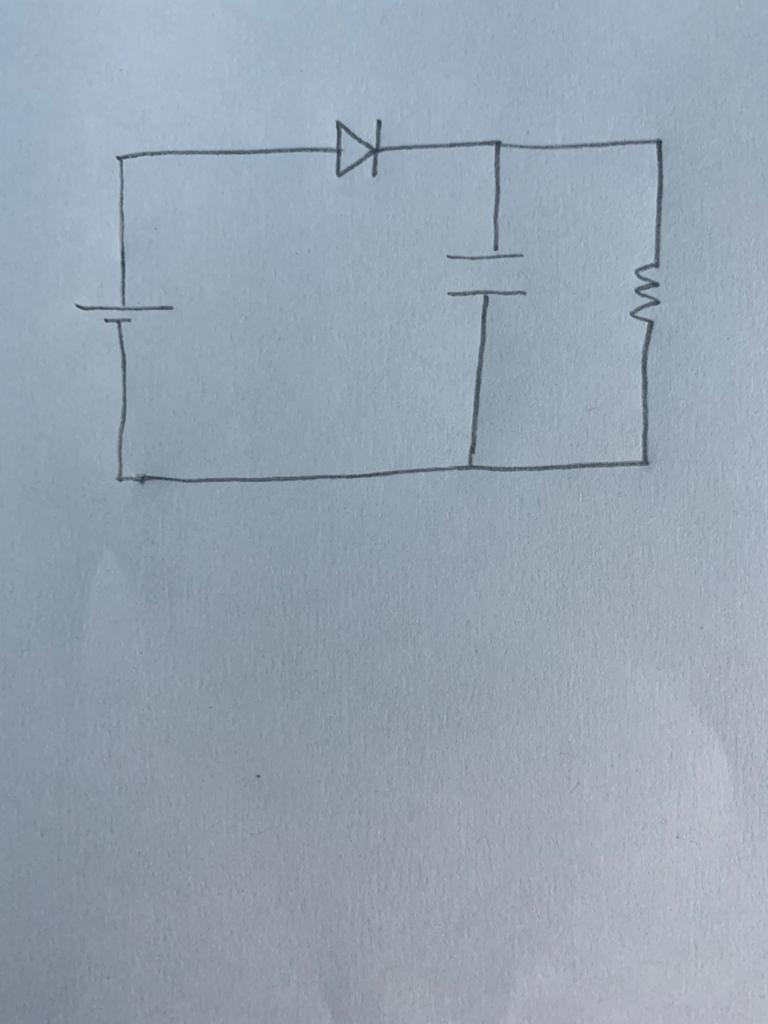
#> input picture Circuit 1.jpeg, 768 x 1024 px, found by its file name
$ python skeleton.py
#> lines starting #> are read from the running program, lines starting #| are printed output that depends on the picture; after the words box and inside, x2 and y2 are one past the last pixel; in counts of white or black regions, pixels touching at a corner belong together
import numpy as np
import cv2
import sys
import imutils
import matplotlib.pyplot as plt
from skimage.morphology import skeletonize as skt
from skimage import filters

def skeletonize(img):

	img = img.copy()
	np_img = np.array(img)
	np_img[np_img > 0] = 1

	skel = skt(np_img)

	skel = skel.astype(np.uint8)

	skel[skel == 1] = 255

	return skel

def skeleton_endpoints(skel):
    # make out input nice, possibly necessary
    skel = skel.copy()
    skel[skel!=0] = 1
    skel = np.uint8(skel)

    # apply the convolution
    kernel = np.uint8([[1,  1, 1],
                       [1, 10, 1],
                       [1,  1, 1]])

    filtered = cv2.filter2D(skel,-1,kernel)

    out = np.zeros_like(skel)
    out[np.where(filtered == 11)] = 255
    return out

if __name__ == "__main__":

	src = cv2.imread(r"F:\Python\Circuit Solver\Circuit 1.jpeg")
#> src is the input picture: shape (1024, 768, 3); mean B, G, R 177.9, 164.2, 151.5
	src = imutils.resize(src,width=640)
#> src: shape (853, 640, 3)
	gray = cv2.cvtColor(src, cv2.COLOR_BGR2GRAY)
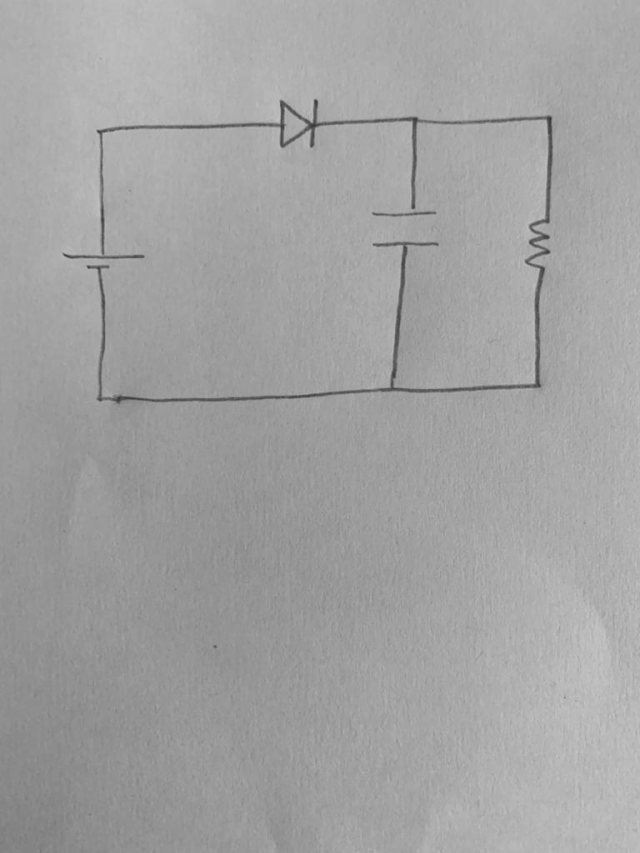
#> gray: shape (853, 640); min 51, max 199, mean 162

	img = cv2.GaussianBlur(gray,(9,9),0)
	th = cv2.adaptiveThreshold(img,255,cv2.ADAPTIVE_THRESH_GAUSSIAN_C,\
			cv2.THRESH_BINARY_INV,5,2)
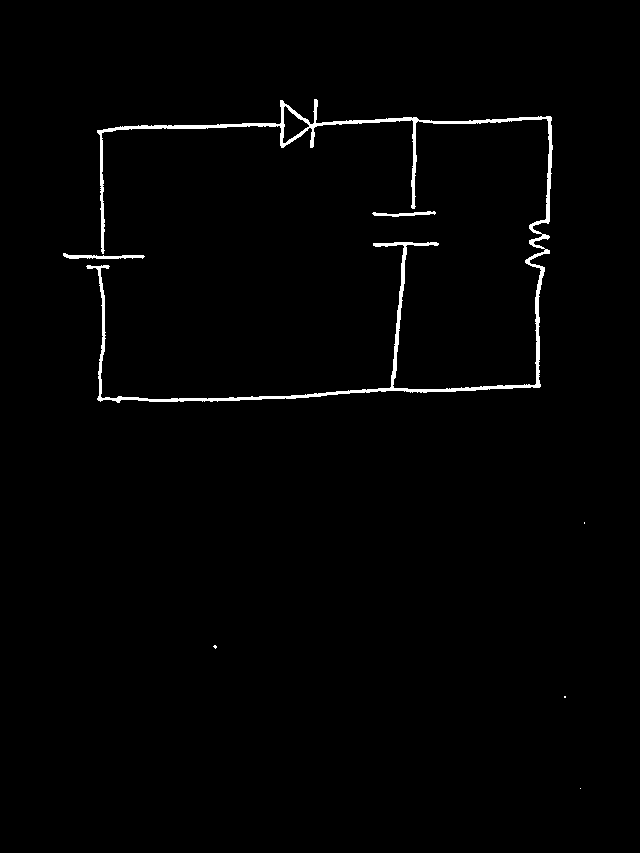
#> th: shape (853, 640); 1.3% white; 7 white regions (4 under 20 px), largest, box (x1, y1, x2, y2) and area: (86, 99, 553, 403) 6504, (63, 253, 145, 259) 263, (372, 211, 436, 217) 189

	element = cv2.getStructuringElement(cv2.MORPH_CROSS,(3,3))

	dilated = cv2.dilate(th, element, iterations=3)
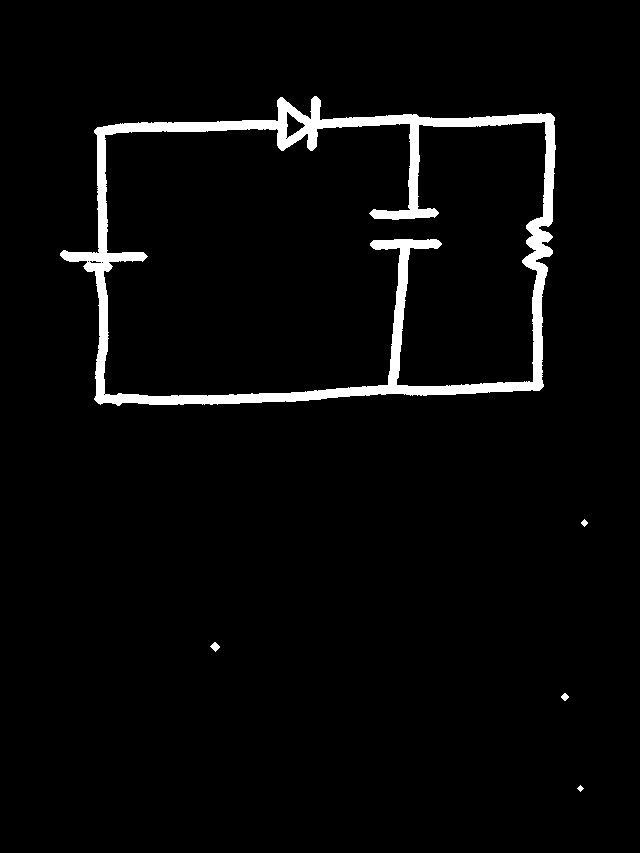
#> dilated: shape (853, 640); 3.5% white; 5 white regions, box (x1, y1, x2, y2) and area: (60, 96, 556, 406) 19112, (210, 642, 220, 652) 55, (561, 693, 569, 701) 40, (581, 519, 588, 527) 32, (577, 785, 584, 792) 25
	bw = skeletonize(dilated)
#> in skeletonize, `np_img[np_img > 0] = 1`:
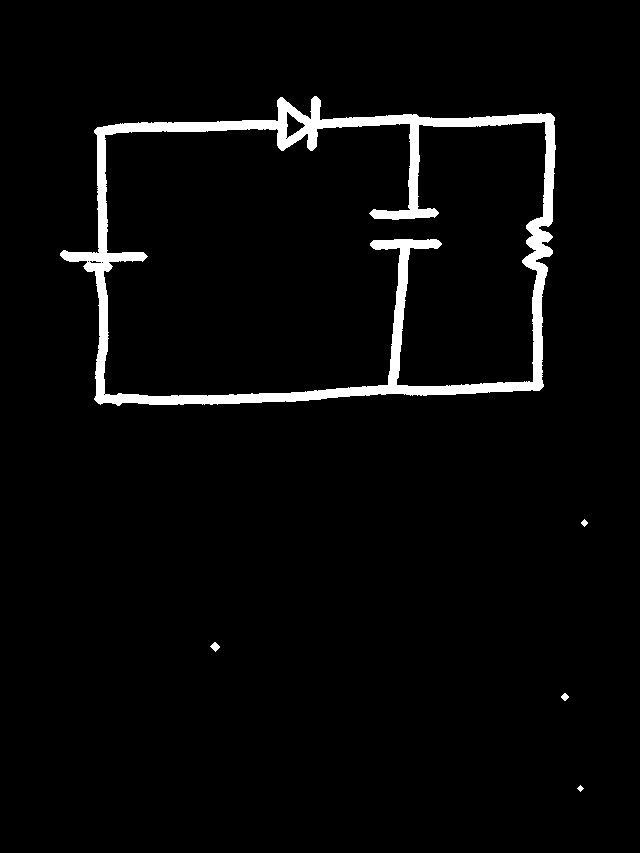
#> np_img: shape (853, 640); values 0 (black) and 1 (white), 3.5% white; 5 white regions, box (x1, y1, x2, y2) and area: (60, 96, 556, 406) 19112, (210, 642, 220, 652) 55, (561, 693, 569, 701) 40, (581, 519, 588, 527) 32, (577, 785, 584, 792) 25
#> in skeletonize, `skel = skt(np_img)`:
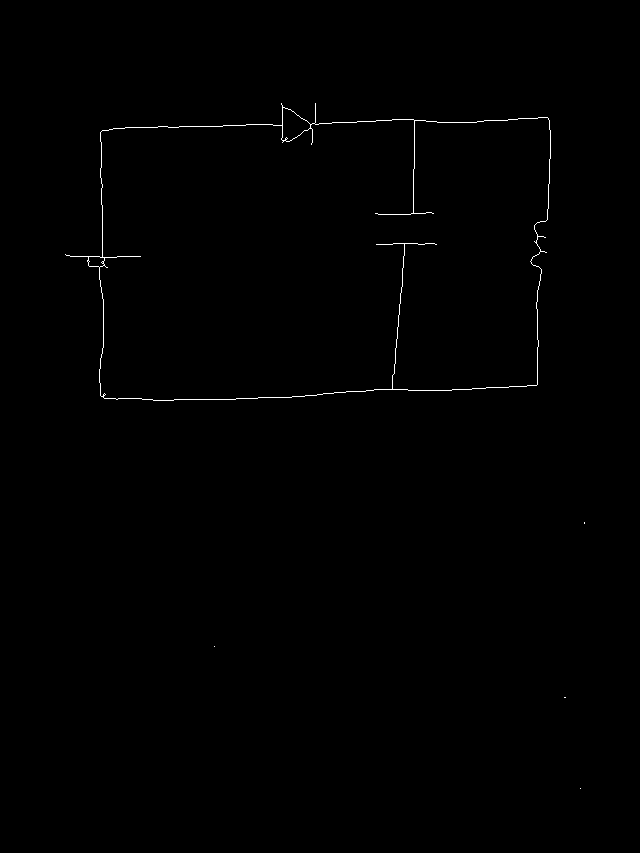
#> skel: shape (853, 640) bool; 0.37% white in thin lines or dots, all inside (x1, y1, x2, y2) = (65, 103, 585, 789)
#> in skeletonize, `skel[skel == 1] = 255`:
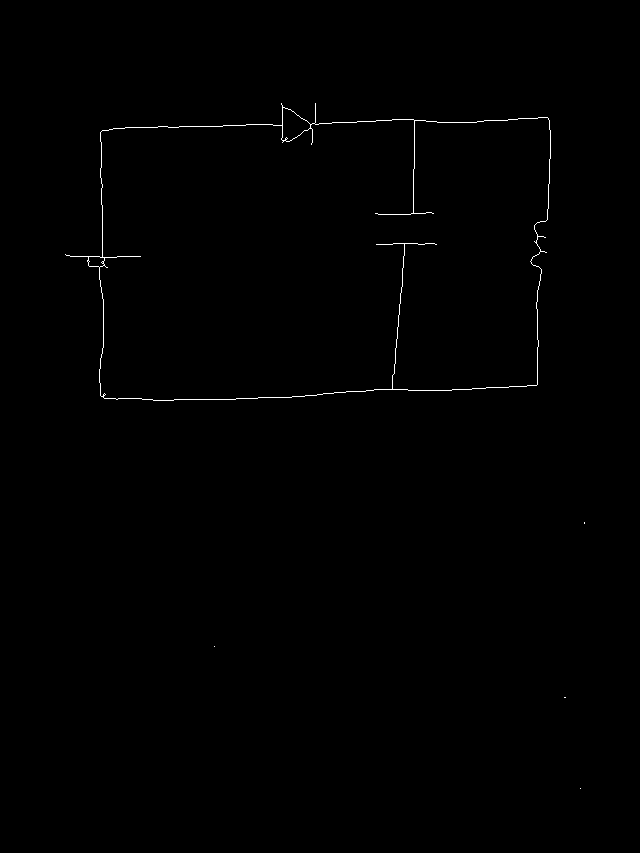
#> skel: shape (853, 640); 0.37% white in thin lines or dots, all inside (x1, y1, x2, y2) = (65, 103, 585, 789)


	cv2.imshow("res",bw)
	cv2.waitKey(0)
	cv2.destroyAllWindows()

$ run again, with Circuit 2.jpeg copied over Circuit 1.jpeg
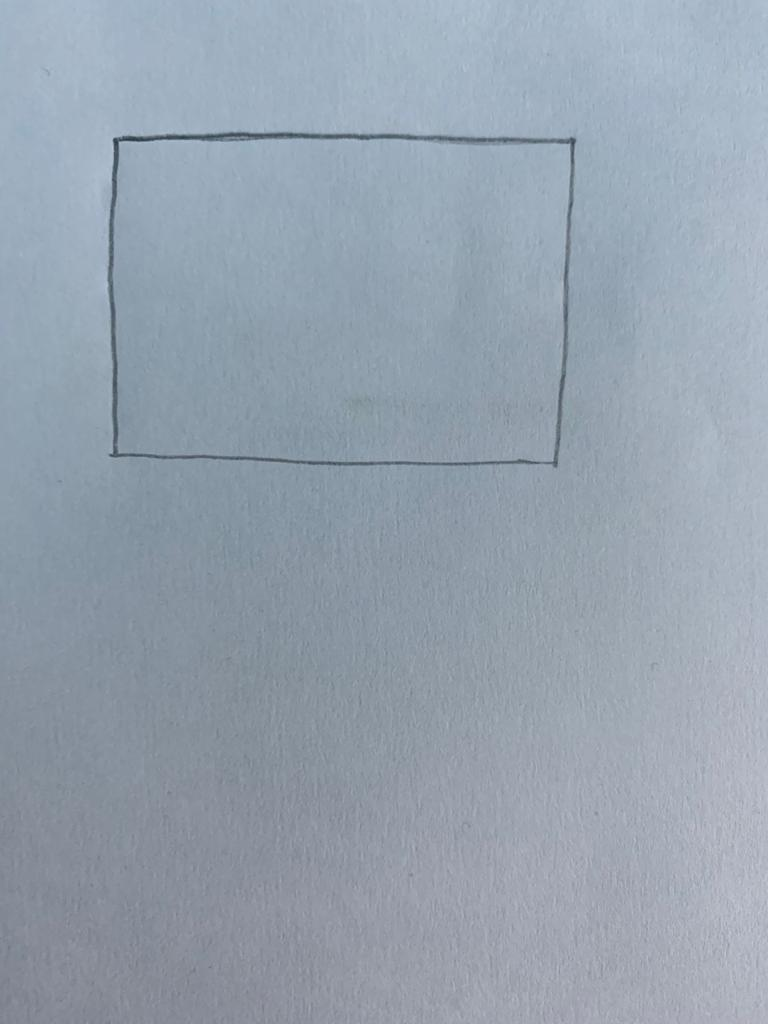
#> input picture Circuit 2.jpeg, 768 x 1024 px, found by its file name
#> src is the input picture: shape (1024, 768, 3); mean B, G, R 174.9, 161.9, 150.1
#> src: shape (853, 640, 3)
#> `th = cv2.adaptiveThreshold(img,255,cv2.ADAPTIVE_THRESH_GAUSSIAN_C,\ cv..`:
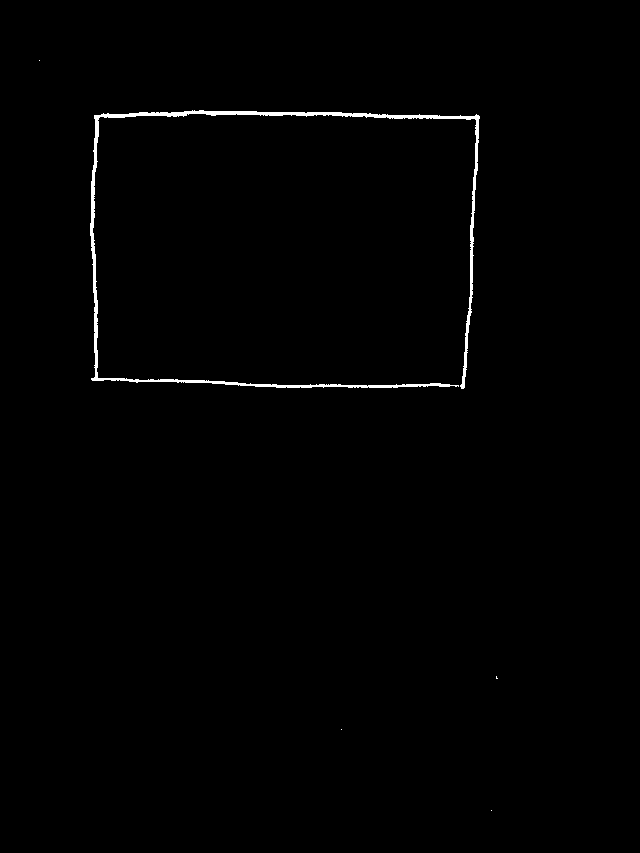
#> th: shape (853, 640); 0.76% white; 5 white regions (4 under 20 px), largest, box (x1, y1, x2, y2) and area: (90, 110, 480, 389) 4158
#> dilated: shape (853, 640); 2.2% white; 5 white regions, box (x1, y1, x2, y2) and area: (87, 107, 483, 392) 11835, (493, 673, 501, 682) 43, (36, 57, 43, 64) 25, (338, 726, 345, 733) 25, (488, 807, 495, 814) 25
#> in skeletonize, `skel[skel == 1] = 255`:
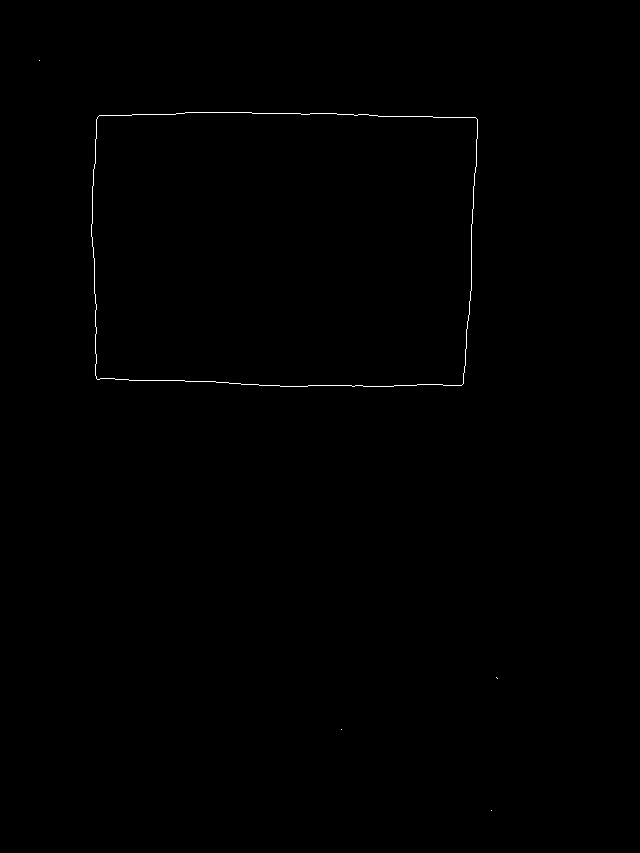
#> skel: shape (853, 640); 0.23% white in thin lines or dots, all inside (x1, y1, x2, y2) = (39, 60, 498, 811)

$ run again, with Circuit 3.jpeg copied over Circuit 1.jpeg
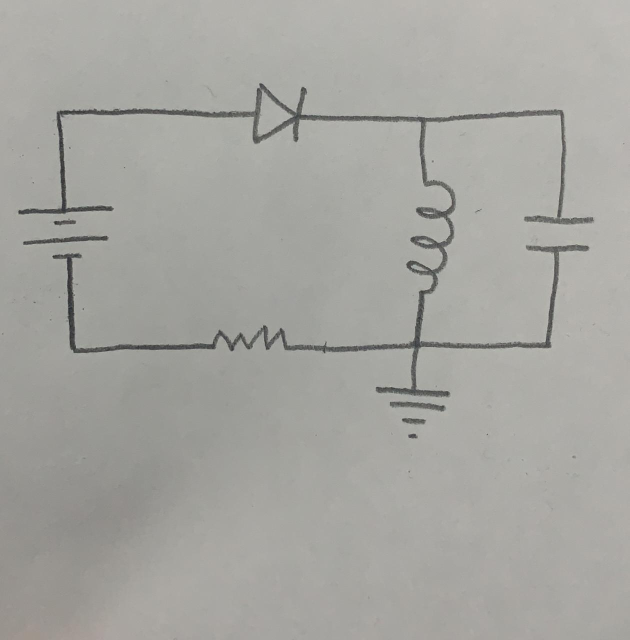
#> input picture Circuit 3.jpeg, 1259 x 1280 px, found by its file name (shown at 1/2 size)
#> src is the input picture: shape (1280, 1259, 3); mean B, G, R 160.2, 165, 165.4
#> src: shape (650, 640, 3)
#> `th = cv2.adaptiveThreshold(img,255,cv2.ADAPTIVE_THRESH_GAUSSIAN_C,\ cv..`:
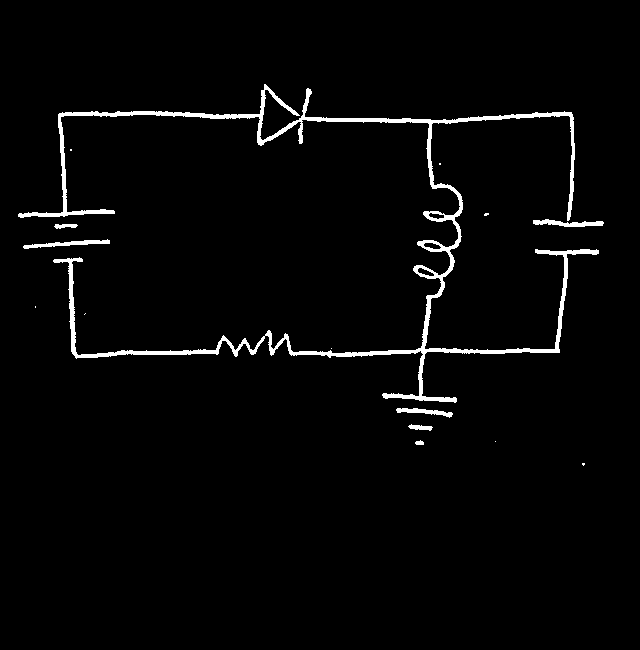
#> th: shape (650, 640); 2.5% white; 15 white regions (8 under 20 px), largest, box (x1, y1, x2, y2) and area: (18, 84, 599, 403) 9298, (23, 239, 110, 249) 331, (533, 219, 604, 227) 315
#> dilated: shape (650, 640); 6.2% white; 12 white regions, largest, box (x1, y1, x2, y2) and area: (15, 81, 607, 406) 23557, (20, 236, 113, 252) 883, (393, 405, 456, 421) 615
#> in skeletonize, `skel[skel == 1] = 255`:
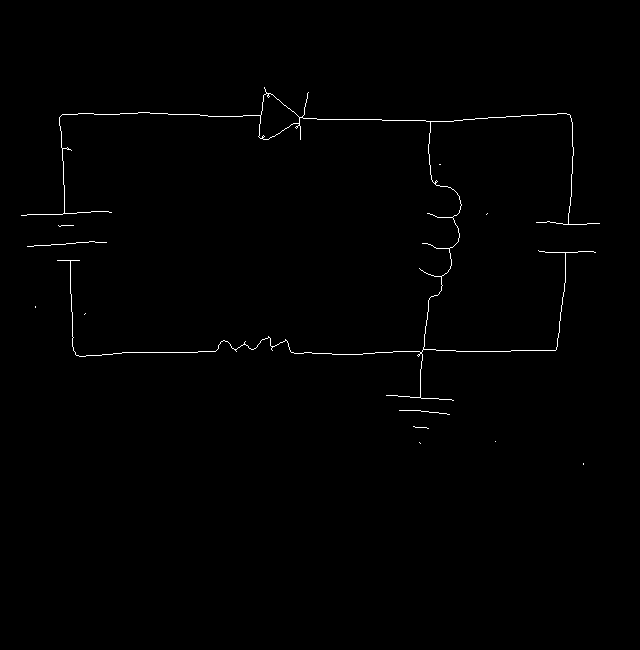
#> skel: shape (650, 640); 0.59% white in thin lines or dots, all inside (x1, y1, x2, y2) = (21, 87, 600, 465)

$ run again, with Circuit 4.jpeg copied over Circuit 1.jpeg
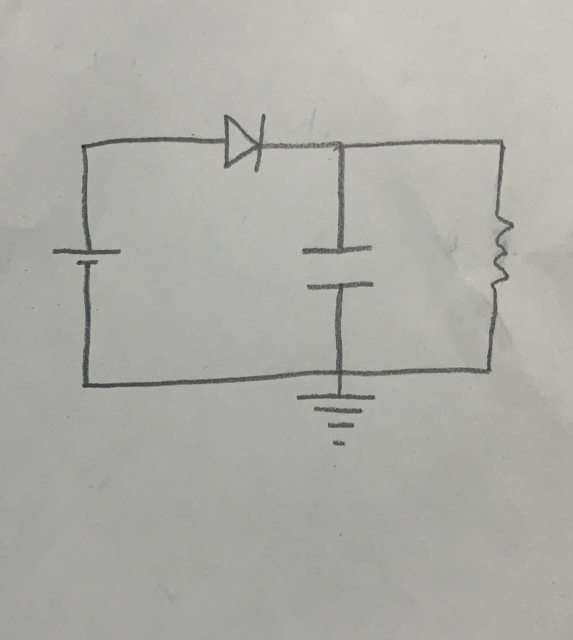
#> input picture Circuit 4.jpeg, 1146 x 1280 px, found by its file name (shown at 1/2 size)
#> src is the input picture: shape (1280, 1146, 3); mean B, G, R 167.6, 172.7, 172.9
#> src: shape (714, 640, 3)
#> `th = cv2.adaptiveThreshold(img,255,cv2.ADAPTIVE_THRESH_GAUSSIAN_C,\ cv..`:
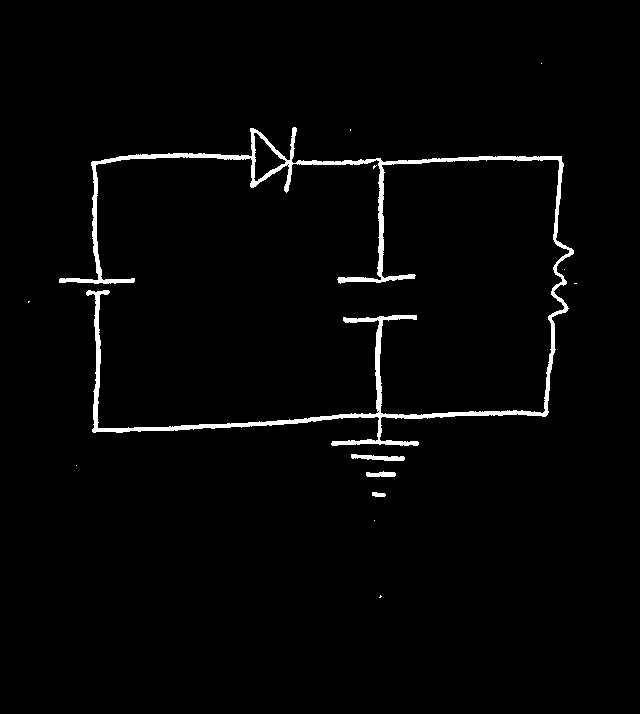
#> th: shape (714, 640); 2.1% white; 13 white regions (9 under 20 px), largest, box (x1, y1, x2, y2) and area: (59, 127, 574, 446) 9322, (351, 454, 405, 461) 233, (366, 471, 396, 477) 138, (372, 492, 386, 497) 56
#> dilated: shape (714, 640); 5.2% white; 11 white regions, largest, box (x1, y1, x2, y2) and area: (56, 124, 577, 449) 22287, (348, 451, 408, 464) 590, (363, 468, 399, 480) 351
#> in skeletonize, `skel[skel == 1] = 255`:
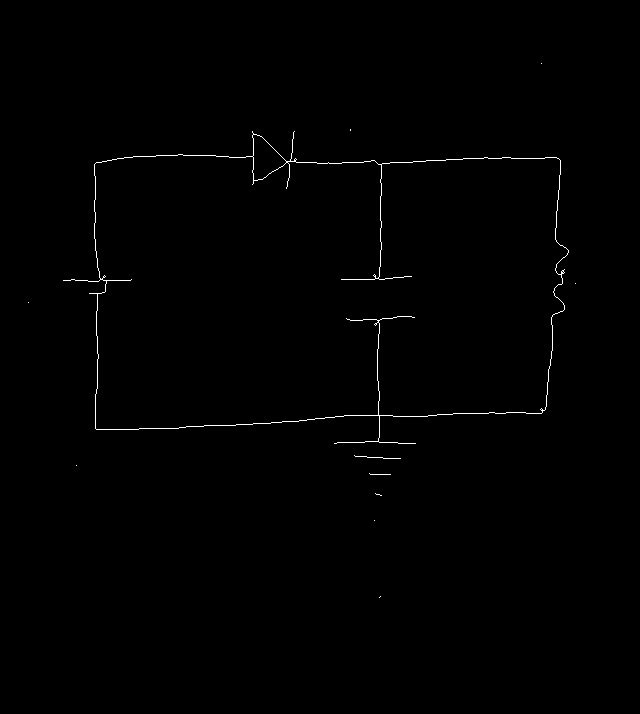
#> skel: shape (714, 640); 0.49% white in thin lines or dots, all inside (x1, y1, x2, y2) = (28, 63, 576, 598)
